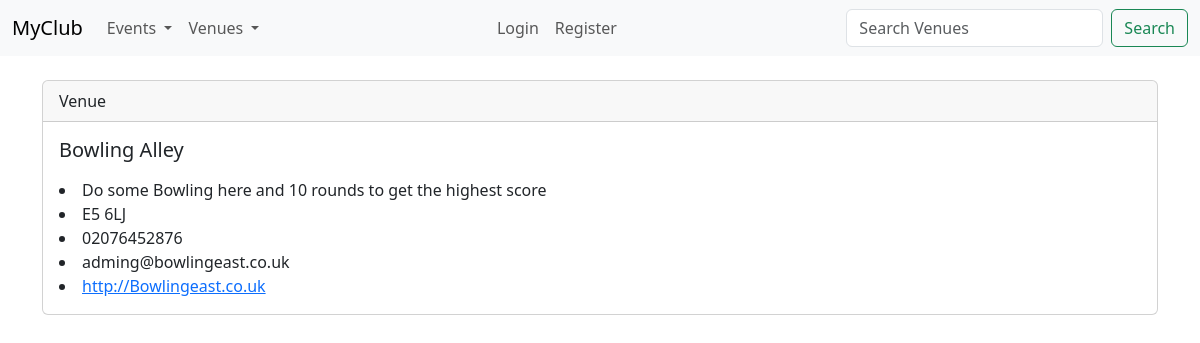
Screenshot of /show_venue/3 with the database file from the repository.
### events/models.py (models this page shows)
class Venue(models.Model):
    name = models.CharField('Venue Name', max_length=120)
    address = models.TextField(blank=True)
    post_code = models.CharField('Postcode', max_length = 10)
    phone = models.CharField('Phone Number', max_length = 15)
    website = models.URLField('Website Address', blank=True)
    email_address = models.EmailField('Email Address', blank=True)
    def __str__(self):
        return self.name

### events/views.py (the view)
# urls.py: path('show_venue/<venue_id>', views.show_venue, name='show-venue'),
def show_venue(request, venue_id):
    venue = Venue.objects.get(pk=venue_id)
    return render(request, 'events/show_venue.html', {'venue':venue})

### events/templates/events/show_venue.html
{% extends 'events/base.html' %}
{% block content %}
        <div class="card">
            <div class="card-header">
                Venue
            </div>
            <div class="card-body">
              <h5 class="card-title"> {{ venue }}</h5>
              <p class="card-text">
                <u1>
                <li>{{venue.address}}  </br></li>
                    <li>{{venue.post_code}}  </br></li>
                        <li>{{venue.phone}}  </br></li>
                            <li>{{venue.email_address}}  </br></li>
                                <li><a href="{{venue.website}}"> {{venue.website}} </br></li>
            </div>
          </div>
{% endblock %}

### rows the page displays
Venue: name "Bowling Alley", address "Do some Bowling here and 10 rounds to get the highest score", post_code "E5 6LJ", phone "02076452876", email_address "adming@bowlingeast.co.uk", website "http://Bowlingeast.co.uk"
